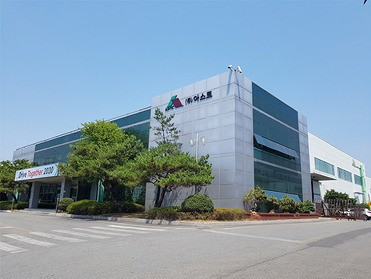
#> input picture 02_Visual_SLAM_Proto/test_images/test2_outdoor_building.jpeg, 371 x 279 px
$ python dataset_convert.py --dataset ../../../02_Visual_SLAM_Proto/test_images --output_img_mat_list out.png --train_data_ratio 1.0
#> lines starting #> are read from the running program, lines starting #| are printed output that depends on the picture
from __future__ import print_function

import os
import sys
import cv2

import numpy as np
import argparse

import pickle

import random
import math

from sklearn.model_selection import train_test_split

# Construct the argument parser to receive the path to the dataset
ap = argparse.ArgumentParser()
ap.add_argument('-d', '--dataset', type=str, required=True,
    help='Path to the dataset')
ap.add_argument('-o', '--output_img_mat_list', type=str, required=True,
    help='Path to the output image matrix list')
ap.add_argument('-t', '--train_data_ratio', type=float, required=True,
    help='Ratio of training data among the entire dataset (Betwen 0 and 1)')
args = vars(ap.parse_args())

print('Accessing dataset path : ' + args['dataset'])

# Read and display image data from the designated dataset path
image_dataset = sorted(os.listdir(args['dataset']))

print(len(image_dataset))

total_dataset_num = float(len(image_dataset))

progress = 0
gray_img_mat_set = []
for img_path in image_dataset:

    img = cv2.imread(args['dataset'] + '/' + img_path)
#> img is the input picture: shape (279, 371, 3); mean B, G, R 173.1, 156.3, 133.6
    resized_img = cv2.resize(img, dsize=(300, 300), interpolation=cv2.INTER_AREA)
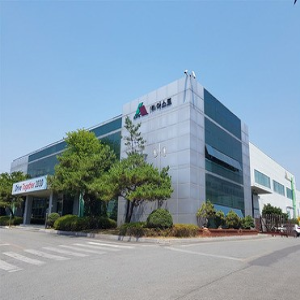
#> resized_img: shape (300, 300, 3); mean B, G, R 173, 156.2, 133.5

    gray_img = cv2.cvtColor(resized_img, cv2.COLOR_BGR2GRAY)
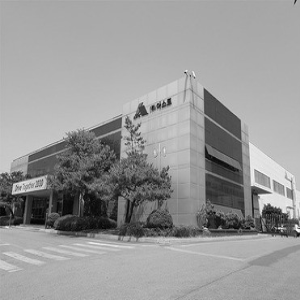
#> gray_img: shape (300, 300); min 1, max 250, mean 151.3

    gray_img_mat_set.append(np.array(gray_img))

    progress += 1

    print('Reading [' + '{:.2f}'.format(float(progress)/total_dataset_num*100) + '%]', end='\r')
    sys.stdout.flush()
#> pass 2 of the loop `for img_path in image_dataset:`:
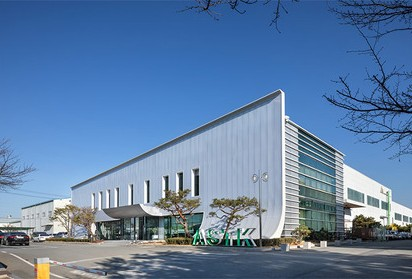
#> input picture 02_Visual_SLAM_Proto/test_images/test3_outdoor_building.jpeg, 412 x 279 px
#> img is the input picture: shape (279, 412, 3); mean B, G, R 164.8, 126.8, 95.8
#> `resized_img = cv2.resize(img, dsize=(300, 300), interpolation=cv2.INTE..`:
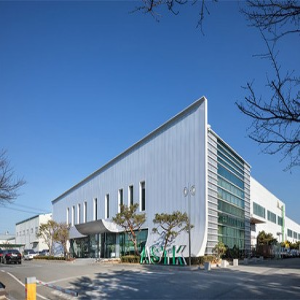
#> resized_img: shape (300, 300, 3); mean B, G, R 164.7, 126.7, 95.7
#> `gray_img = cv2.cvtColor(resized_img, cv2.COLOR_BGR2GRAY)`:
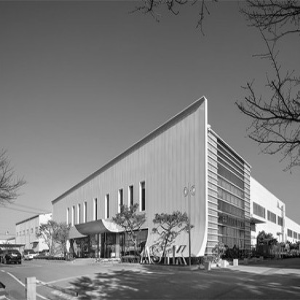
#> gray_img: shape (300, 300); min 1, max 254, mean 121.7

print('Reading Dataset Completed')

print('Training data ratio : ' + str(float(args['train_data_ratio'])))

training_data_num = int(math.floor(total_dataset_num * float(args['train_data_ratio'])))
print('Training data num : ' + str(training_data_num))

print('Testing data ratio : ' + str(1 - float(args['train_data_ratio'])))

testing_data_num = int(total_dataset_num) - training_data_num
print('Training data num : ' + str(testing_data_num))

gray_dataset_train = []
gray_dataset_test = []

#> (the run stopped early here; a loop or call above may not have finished)
